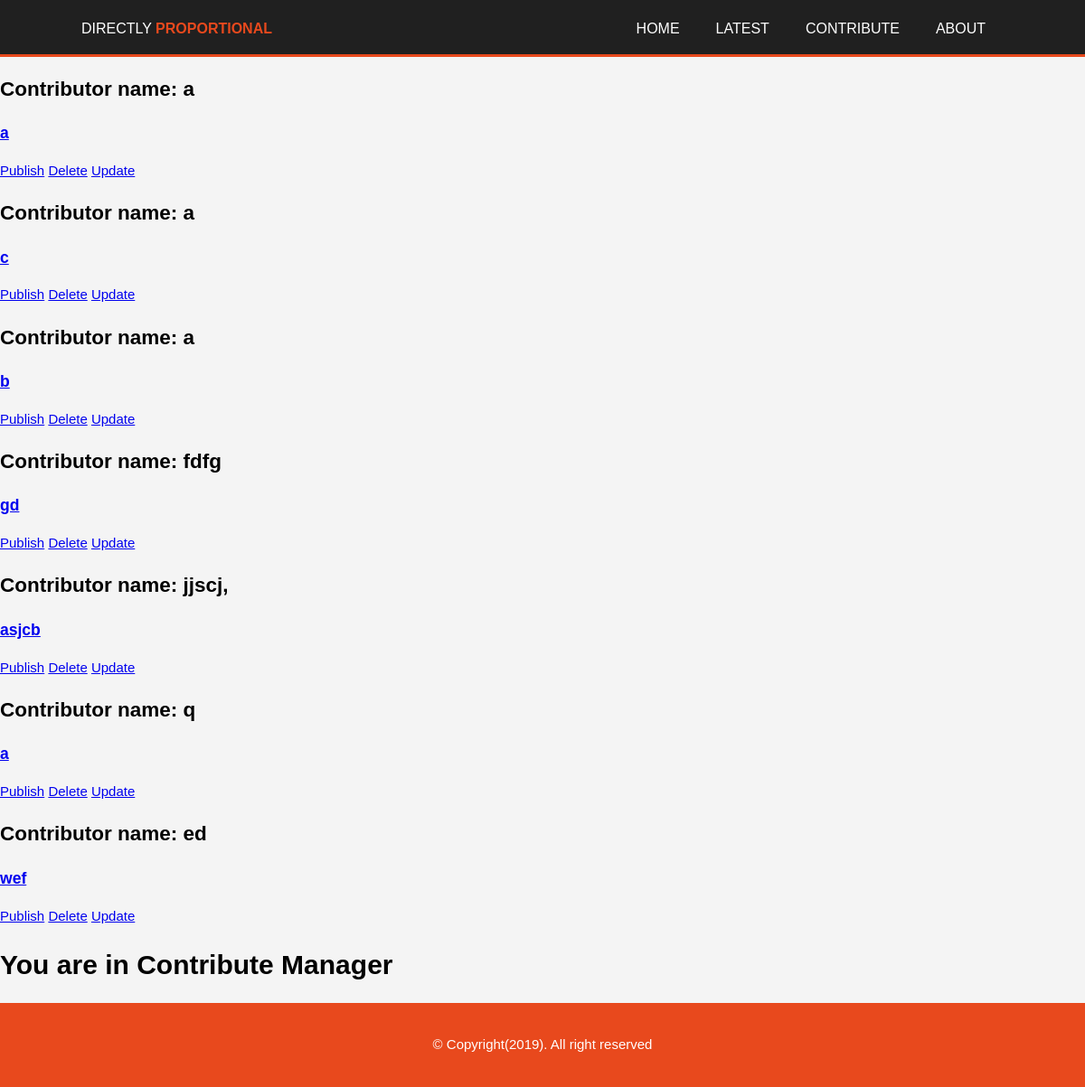
Before: /draft/contributions/ with the older database file.
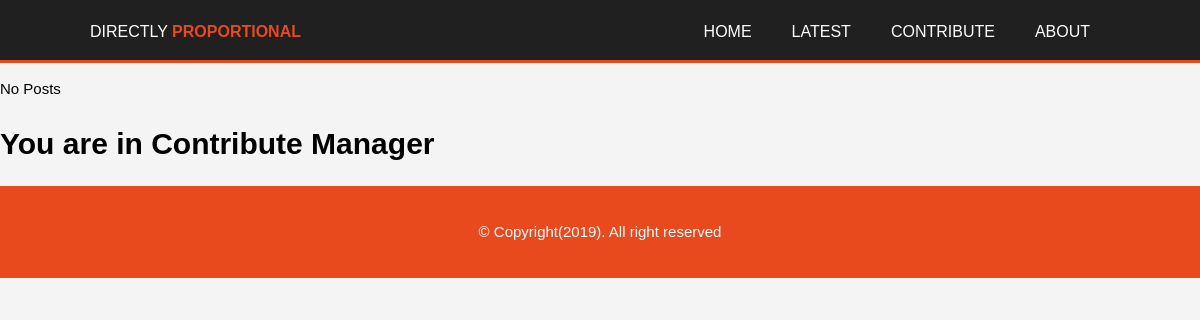
After: the same page with the newer database file.
### blog/models.py (models this page shows, shortened)
class Post(models.Model):
    title = models.CharField(max_length=500)
    content = RichTextField(blank=True, null=True, config_name="default")
    image = models.ImageField(upload_to='blog_images/', null=True)
    created_date = models.DateTimeField(default=datetime.datetime.now())
    published_date = models.DateTimeField(blank=True, null=True)
    contribute = models.CharField(max_length=50, null=True)

### blog/views.py (the view)
# urls.py: path('draft/contributions/', views.ContributePostList.as_view(), name="contribute_list"),
class ContributePostList(ListView):
    model = Post
    template_name = 'blog/contribute_manage.html'
    login_url = '/blog/login'
    context_object_name = 'draft_list'
    redirect_field_name = login_url
    def get_queryset(self):
        return Post.objects.filter(contribute__isnull=False, published_date__isnull=True)

### template/blog/contribute_manage.html
{% extends 'base.html'%}
{% block content %}
{% if draft_list %}
    {% for draft in draft_list %}
        <p>
                <div class="Post">
                    <h2>Contributor name: {{draft.contribute}}</h2>
                    <h3><a href="{% url 'blog:post_detail' pk=draft.pk %}"> {{draft.title}} </a></h3>
                       <a href="{% url 'blog:publish' pk=draft.pk %}">Publish</a>
                       <a href="{% url 'blog:delete_contribute' pk=draft.pk %}">Delete</a>
                       <a href="{% url 'blog:update_post' pk=draft.pk %}">Update</a>
                </div>
        </p>
    {% endfor %}
{% else %}
<p>No Posts</p>
{% endif %}
<h1> You are in Contribute Manager</h1>
{% endblock %}

Changed rows visible on the page:
removed Post: contribute "a", title "a"
removed Post: contribute "a", title "c"
removed Post: contribute "a", title "b"
removed Post: contribute "fdfg", title "gd"
removed Post: contribute "jjscj,", title "asjcb"
removed Post: contribute "q", title "a"
removed Post: contribute "ed", title "wef"
Other visible differences:
text now shown: "No Posts"
